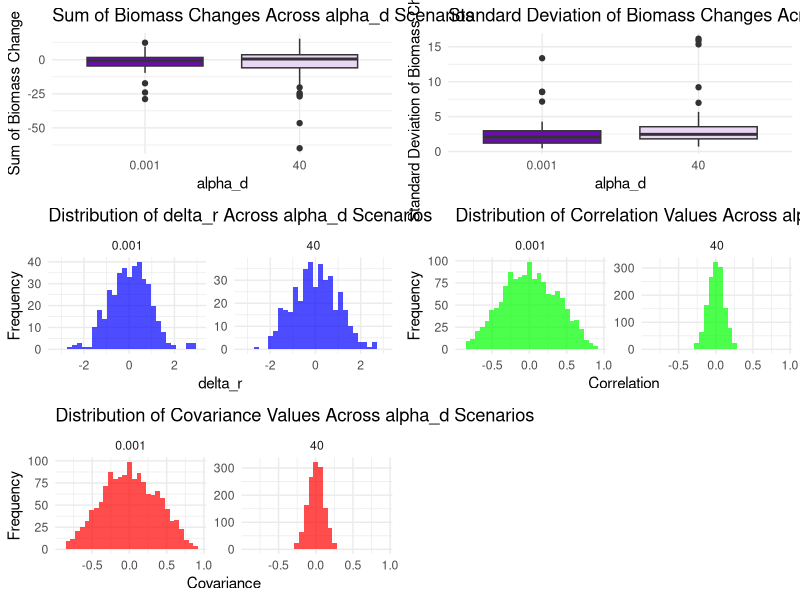

Source code (R):

library(ggplot2)
library(tidyr)
library(dplyr)
library(Matrix)
library(deSolve)
library(clusterGeneration)
library(mvtnorm)
library(gridExtra)

# Function to simulate quantitative interaction network
sim_quantitative_network <- function(Net_type, S, C, aij_params) {
  A <- matrix(0, S, S)
  n_pairs <- S * (S - 1) / 2
  B <- runif(n_pairs) <= C
  
  if (Net_type == "predator-prey") { 
    aij <- -abs(rnorm(n_pairs, aij_params[1], aij_params[2]))
    A[upper.tri(A)] <- B * aij
    A <- t(A)
    aij <- abs(rnorm(n_pairs, aij_params[1], aij_params[2]))
    A[upper.tri(A)] <- B * aij
  } 
  diag(A) <- -runif(S, min = 0, max = 1)
  
  while(max(Re(eigen(A)$values)) > 0){
    diag(A) <- -runif(S, min = 0, max = 1)
  }
  return(A)
}

# Function to simulate dynamics
fw.model <- function(t, B, params) {
  with(as.list(c(B, params)), {
    B[B < 10^-8] <- 0 
    B[B < 0] <- 0 
    dBdt <- (params$r + params$A %*% B) * B
    list(dBdt)
  })
}

eventfun <- function(t, B, parms) {
  with(as.list(B), {
    B[B < 1e-6] <- 0
    return(B)
  })
}

simulate_dynamics_c <- function(params, model, init_biomass = runif(params$S, min = 1, max = 10)) {
  init_biomass <- as.numeric(init_biomass)
  times <- seq(from = 1, to = params$maxt)
  out <- deSolve::ode(
    y = init_biomass,
    times = times,
    func = fw.model,
    parms = params,
    events = list(func = eventfun, time = times)
  ) %>% as.data.frame()
  return(out)
}






# Simulation with constant variances and varying covariances

simulate_response <- function(S, C, aij_params, sd_X, maxt, alpha_d, perturb_scale) {
  # Generate a correlation matrix with desired structure
  cor_matrix <- clusterGeneration::rcorrmatrix(d = S, alphad = alpha_d)
  covMat <- diag(sd_X) %*% cor_matrix %*% diag(sd_X)
  
  
  A <- sim_quantitative_network("predator-prey", S = S, C = C, aij_params = aij_params)
  equilibrium_pre <- runif(S, 1, 10)
  r_pre <- -A %*% equilibrium_pre
  
  dyn_params <- list(A = A, r = r_pre, S = S, maxt = maxt) 
  pre_perturb <- simulate_dynamics_c(dyn_params, fw.model)
  equilibrium_pre <- as.numeric(pre_perturb[nrow(pre_perturb), -1])
  
  r_perturbation <-  MASS::mvrnorm(n = 1, mu = r_pre, Sigma = covMat*perturb_scale)
  delta_r <- as.vector(matrix(r_perturbation, nrow = S, ncol = 1) - r_pre)
  
  dyn_params$r <- matrix(r_perturbation, nrow = S, ncol = 1)  
  post_perturb <- simulate_dynamics_c(dyn_params, fw.model, init_biomass = equilibrium_pre)
  equilibrium_post <- as.numeric(post_perturb[nrow(post_perturb), -1])
  
  df <- data.frame(species = paste0("sp", c(1:S)), 
                   X_pre = equilibrium_pre, 
                   X_post = equilibrium_post)
  
  return(list(df = df, pre_perturb = pre_perturb, 
              post_perturb = post_perturb, 
              Sigma = covMat, 
              C_matrix = cor_matrix, 
              r_pre = r_pre, 
              delta_r = delta_r))
}





# Parameters for two contrasting scenarios
alpha_d_values <- c(0.001, 40)  # Two different alpha_d values
cov_scale <- 1  # Fixed scale since we want to focus on different alpha_d scenarios
S <- 8  # Number of species set to 8
nsim <- 50  # Number of simulations
maxt <- 1000

# Initialize data frames to store results
results <- data.frame()
delta_r_values <- data.frame(species = character(0), alpha_d = numeric(0), delta_r = numeric(0))
cor_values <- data.frame(alpha_d = numeric(0), correlation = numeric(0))
cov_values <- data.frame(alpha_d = numeric(0), covariance = numeric(0))

for (alpha_d in alpha_d_values) {
  print(paste("Running simulation for alpha_d =", alpha_d))
  
  for (j in 1:nsim) {
    result <- simulate_response(S = S, 
                                C = 0.2, 
                                aij_params = c(0, 0.5), 
                                sd_X = rep(1, times = S), 
                                maxt = maxt, 
                                alpha_d = alpha_d,
                                perturb_scale = 1)
    
    df <- result$df
    delta_r <- result$delta_r  
    cor_matrix <- result$C_matrix  
    cov_matrix <- result$Sigma  
    
    results <- rbind(
      results,
      data.frame(
        alpha_d = alpha_d,
        sum_deltaX = sum(df$X_pre - df$X_post),
        sd_deltaX = sd(df$X_pre - df$X_post),
        var_deltaX = var(df$X_pre - df$X_post)
      )
    )
    
    delta_r_df <- data.frame(
      alpha_d = rep(alpha_d, length(delta_r)),
      delta_r = delta_r,
      species = paste0("sp", seq_len(S))
    )
    
    n_upper_tri <- S * (S - 1) / 2  
    
    cor_df <- data.frame(
      alpha_d = rep(alpha_d, n_upper_tri),
      correlation = cor_matrix[upper.tri(cor_matrix)]
    )
    
    cov_df <- data.frame(
      alpha_d = rep(alpha_d, n_upper_tri),
      covariance = cov_matrix[upper.tri(cov_matrix)]
    )
    
    delta_r_values <- rbind(delta_r_values, delta_r_df)
    cor_values <- rbind(cor_values, cor_df)
    cov_values <- rbind(cov_values, cov_df)
  }
}

# Plot results with separate panels for each alpha_d
p1 <- ggplot(results, aes(x = as.factor(alpha_d), y = sum_deltaX, fill = as.factor(alpha_d))) +
  geom_boxplot() +
  scale_fill_manual(values = c("#6A0DAD", "#EAD7F5")) +  # Colors for the two alpha_d values
  labs(title = "Sum of Biomass Changes Across alpha_d Scenarios", x = "alpha_d", y = "Sum of Biomass Change") +
  theme_minimal() +
  theme(legend.position = "none")

p2 <- ggplot(results, aes(x = as.factor(alpha_d), y = sd_deltaX, fill = as.factor(alpha_d))) +
  geom_boxplot() +
  scale_fill_manual(values = c("#6A0DAD", "#EAD7F5")) +
  labs(title = "Standard Deviation of Biomass Changes Across alpha_d Scenarios", x = "alpha_d", y = "Standard Deviation of Biomass Change") +
  theme_minimal() +
  theme(legend.position = "none")

delta_r_limits <- range(delta_r_values$delta_r, na.rm = TRUE)
correlation_limits <- range(cor_values$correlation, na.rm = TRUE)
covariance_limits <- range(cov_values$covariance, na.rm = TRUE)

p3 <- ggplot(delta_r_values, aes(x = delta_r)) +
  geom_histogram(bins = 30, fill = "blue", alpha = 0.7) +
  facet_wrap(~ alpha_d, scales = "free") +
  xlim(delta_r_limits) +
  theme_minimal() +
  ggtitle("Distribution of delta_r Across alpha_d Scenarios") +
  labs(x = "delta_r", y = "Frequency")

p4 <- ggplot(cor_values, aes(x = correlation)) +
  geom_histogram(bins = 30, fill = "green", alpha = 0.7) +
  facet_wrap(~ alpha_d, scales = "free") +
  xlim(correlation_limits) +
  theme_minimal() +
  ggtitle("Distribution of Correlation Values Across alpha_d Scenarios") +
  labs(x = "Correlation", y = "Frequency")

p5 <- ggplot(cov_values, aes(x = covariance)) +
  geom_histogram(bins = 30, fill = "red", alpha = 0.7) +
  facet_wrap(~ alpha_d, scales = "free") +
  xlim(covariance_limits) +
  theme_minimal() +
  ggtitle("Distribution of Covariance Values Across alpha_d Scenarios") +
  labs(x = "Covariance", y = "Frequency")

# Arrange all plots
gridExtra::grid.arrange(p1, p2, p3, p4, p5, ncol = 2)
